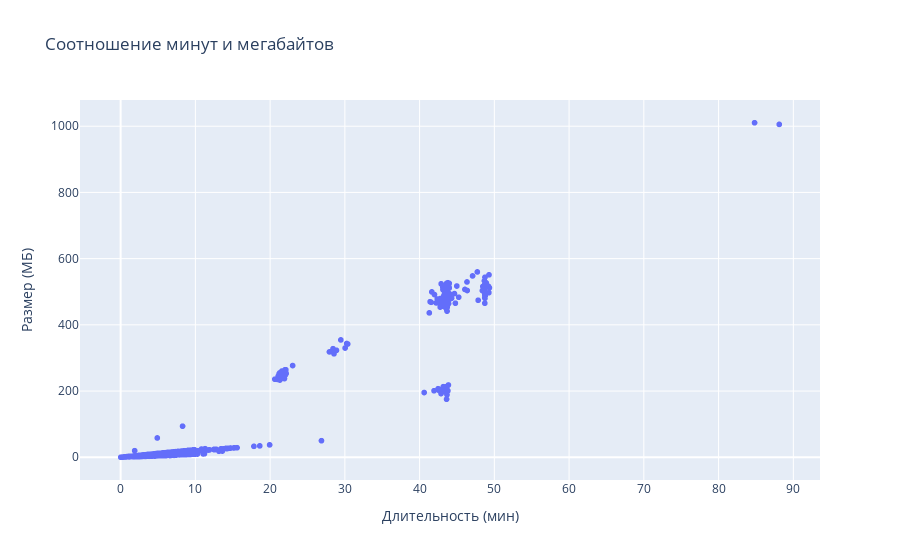

Notebook cell for this chart:
### Markdown cell above
**Задача 2**
На основе данных из таблицы track создайте диаграмму рассеивания, показывающую соотношение минут и мегабайтов.

### Code cell
query = """
    select milliseconds, bytes
    from track
"""
with set_connection() as conn:
    tracks_df = pd.read_sql(query, conn)

tracks_df['minutes'] = tracks_df['milliseconds'] / 60000
tracks_df['megabytes'] = tracks_df['bytes'] / (1024 * 1024)

fig = px.scatter(tracks_df, x='minutes', y='megabytes', title="Соотношение минут и мегабайтов",
                 labels={'minutes': 'Длительность (мин)', 'megabytes': 'Размер (МБ)'})

fig.show()

### Figure 1 — Plotly figure (JSON) as saved in the notebook; plotly's stock layout.template omitted (floating-point values rounded to 4 significant figures; data arrays with more than 128 entries replaced by an {"elided": "..."} marker saying what was removed)
{"data": [{"hovertemplate": "Длительность (мин)=%{x}<br>Размер (МБ)=%{y}<extra></extra>", "legendgroup": "", "marker": {"color": "#636efa", "symbol": "circle"}, "mode": "markers", "name": "", "showlegend": false, "type": "scattergl", "x": {"elided": "3503 float values"}, "xaxis": "x", "y": {"elided": "3503 float values"}, "yaxis": "y"}], "layout": {"legend": {"tracegroupgap": 0}, "title": {"text": "Соотношение минут и мегабайтов"}, "xaxis": {"anchor": "y", "domain": [0, 1], "title": {"text": "Длительность (мин)"}}, "yaxis": {"anchor": "x", "domain": [0, 1], "title": {"text": "Размер (МБ)"}}}}
